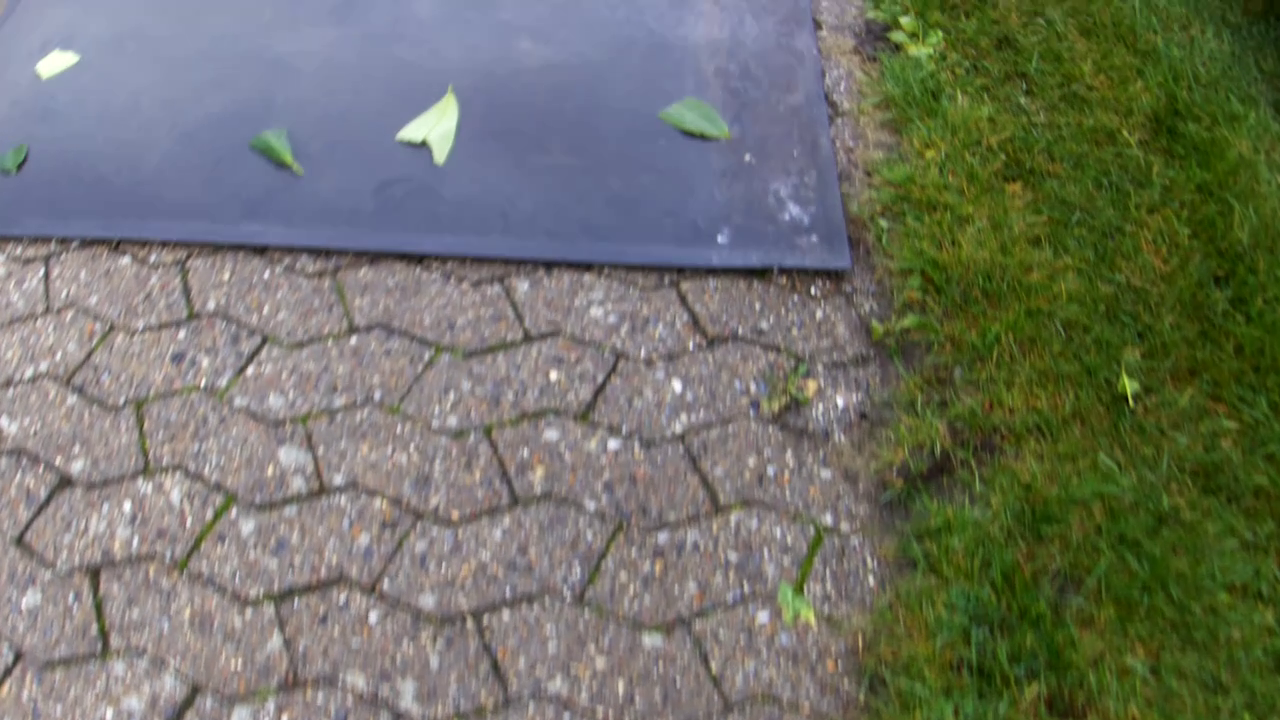
#> input picture Frames/Frame366.png, 1280 x 720 px; its folder holds 4 pictures in this run
$ python Ex_HSV.py
#> lines starting #> are read from the running program, lines starting #| are printed output that depends on the picture; after the words box and inside, x2 and y2 are one past the last pixel; in counts of white or black regions, pixels touching at a corner belong together
import cv2
import numpy as np
import os

Rot = np.load('BirdRot.npz')
#> (reads BirdRot.npz from the repository)
M = Rot['BirdRot']

Cali = np.load('HQCam.npz')  # Change this dependent on camera
#> (reads HQCam.npz from the repository)
CM = Cali['CamMatrix']
NCM = Cali['NewCamMatrix']
DIST = Cali['Distortion']

t_frames = len(os.listdir('./Frames'))
i = 0
pictures = []

while i < t_frames:
    picture = os.listdir('./Frames')[i]
    #print(picture)
    img = ('Frames/' + str(picture))
    pictures.append(img)
    i += 1

i=0
sorted_pics = np.sort(pictures)

while i < t_frames:
    picture = sorted_pics[i+1]
    curr_img = cv2.imread(picture)
#> curr_img is the input picture: shape (720, 1280, 3); mean B, G, R 102.5, 114.6, 111.6
    image = cv2.undistort(curr_img, CM, DIST, None, NCM)

    image_RGB = cv2.cvtColor(image, cv2.COLOR_BGR2RGB)

    R, G, B = cv2.split(image)

    ExG = 2 * G - R - B

    mergred = cv2.merge([B, G, R])

    image_HSV = cv2.cvtColor(mergred, cv2.COLOR_BGR2HSV)
#> image_HSV: shape (720, 1280, 3); mean H, S, V 81.8, 88.9, 125.5

    H, S, V = cv2.split(image_HSV)
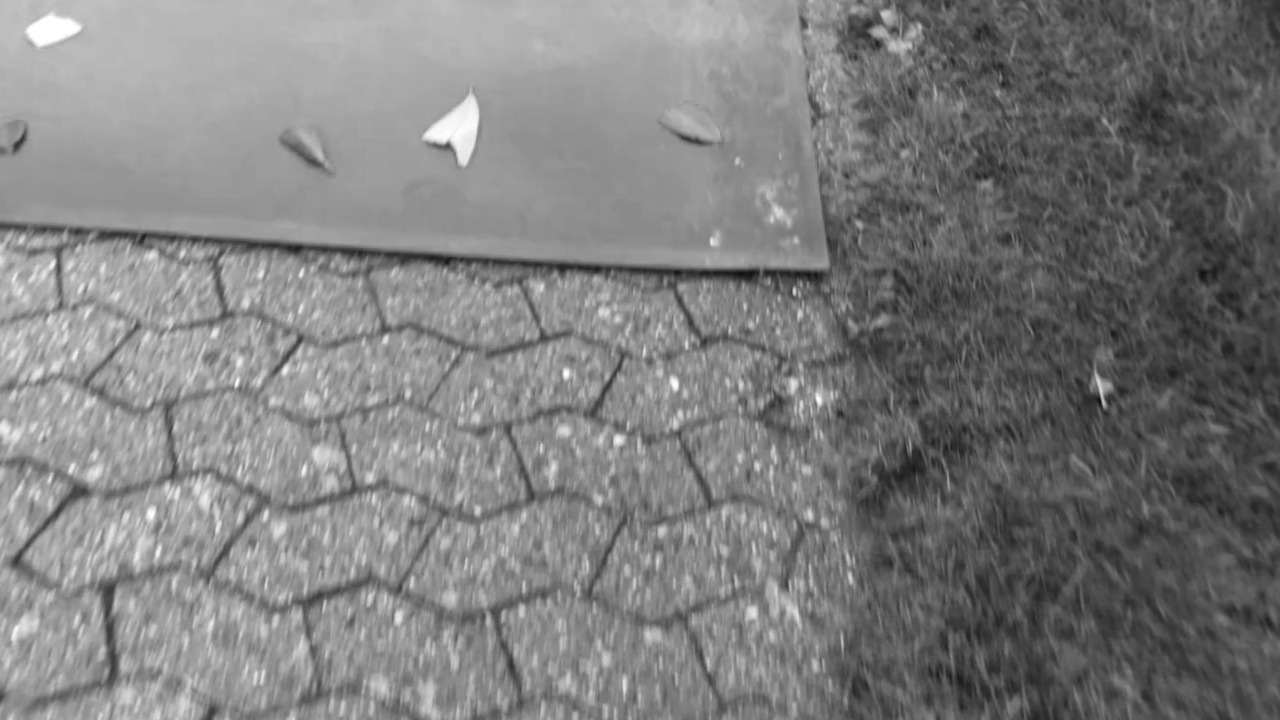
#> V: shape (720, 1280); min 10, max 255, mean 125.5

    min_threshold = 35
    max_threshold = 175

    ExG_threshold = cv2.inRange(S, min_threshold, max_threshold)
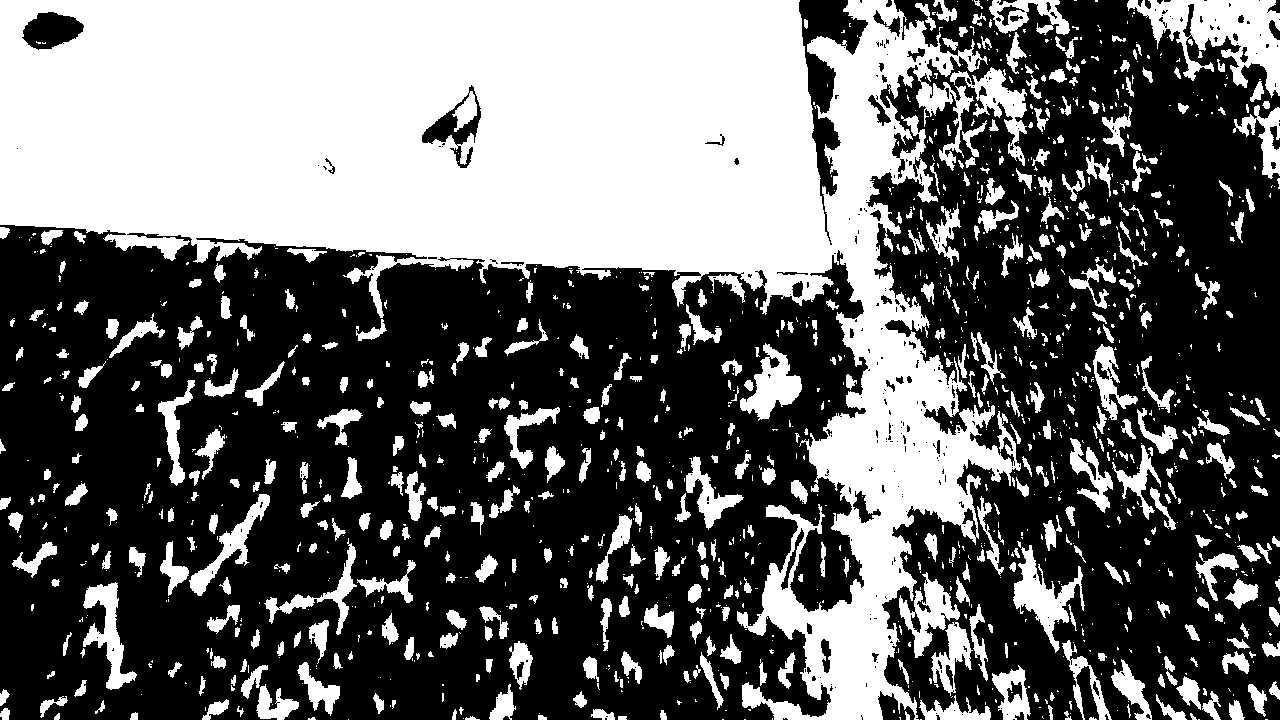
#> ExG_threshold: shape (720, 1280); 40.5% white; 1376 white regions (831 under 20 px), largest, box (x1, y1, x2, y2) and area: (0, 0, 1021, 720) 271780, (1127, 0, 1280, 98) 6880, (1013, 545, 1085, 653) 2601
    #ret, ExG_threshold = cv2.threshold(S, 40, 255, cv2.THRESH_BINARY)
    ExG_blured = cv2.GaussianBlur(ExG_threshold, (3, 3), 0)
    close_ExG = cv2.morphologyEx(ExG_blured, cv2.MORPH_CLOSE, kernel=np.ones((5, 5)), iterations=2)
    ExG_inv = cv2.bitwise_not(close_ExG)
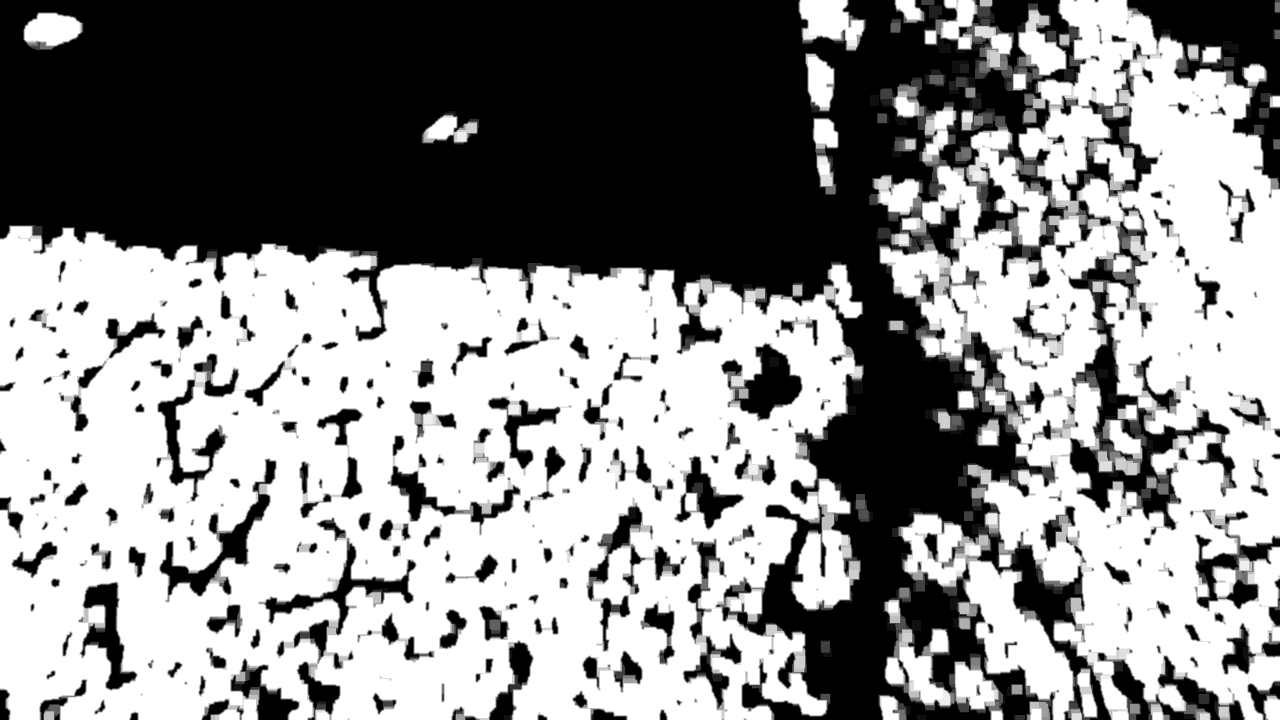
#> ExG_inv: shape (720, 1280); min 0, max 255, mean 139.5

    cv2.imshow('Undistored', ExG_inv)
    out = cv2.warpPerspective(ExG_inv, M, (curr_img.shape[1], curr_img.shape[0]))
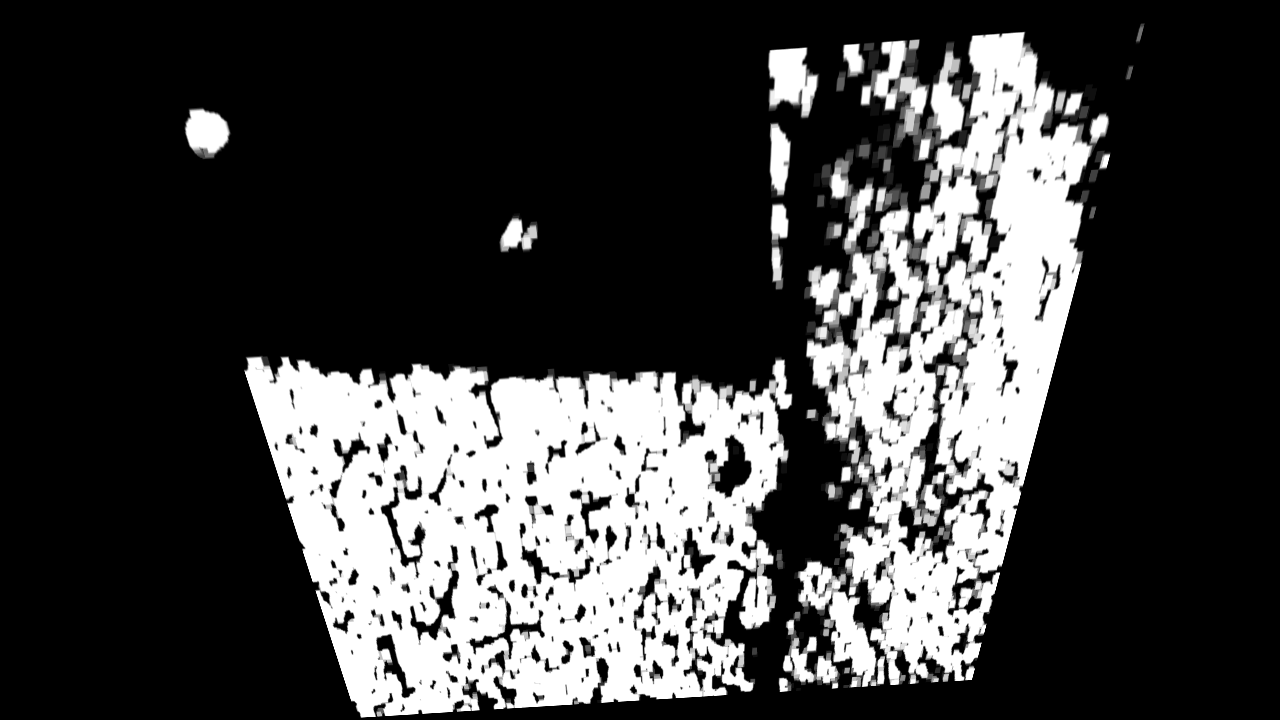
#> out: shape (720, 1280); min 0, max 255, mean 65
    cv2.imshow('Bird', out)

    cv2.waitKey(1)
    i += 1
